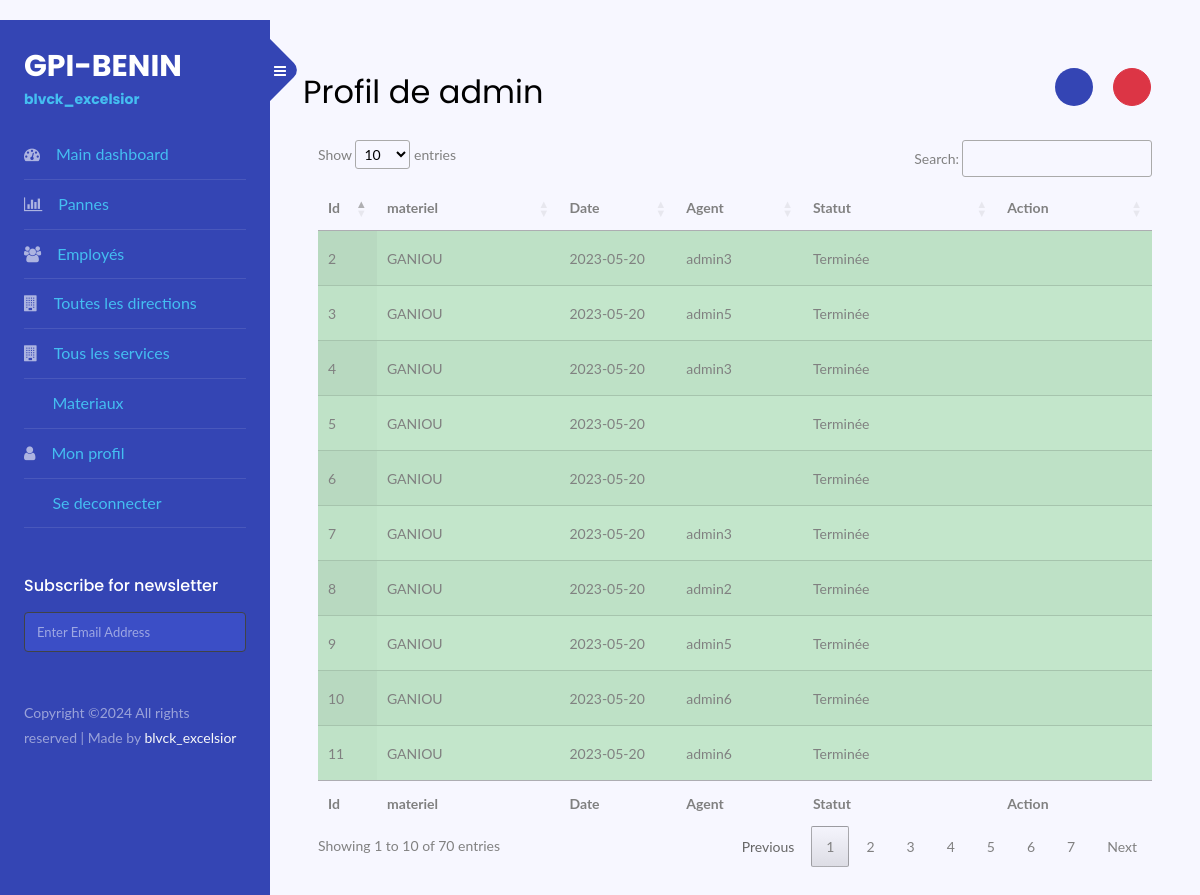
The app's page /pannes/all-panne/ (signed in) with its own data.
### users/models.py (models this page shows, shortened)
class Panne(models.Model):
    agent = models.ForeignKey(Employee, verbose_name=_("Employé"), on_delete=models.SET_NULL, null=True, blank=True)
    ticket=models.OneToOneField(Ticket, verbose_name=_(""), on_delete=models.CASCADE)
    etat = models.CharField(_("Etat"), max_length=50, choices=ETATS, default="en cours")
    observation = models.CharField(_("Observation"), max_length=255, null=True, blank=True)
    created_at = models.DateTimeField(auto_now_add=True, null=True)
    updated_at = models.DateTimeField(auto_now=True)
    class Meta:
        verbose_name = 'Panne'
        verbose_name_plural = 'Pannes'

class Ticket(models.Model):
    reference = models.CharField(_("Reference"), max_length=100, unique=True)
    plaignant = models.ForeignKey(Employee, verbose_name=_("Employé"), on_delete=models.CASCADE)
    materiel =models.ForeignKey(Materiel, verbose_name=_("Materiel"), on_delete=models.CASCADE)
    priorite = models.CharField(_("Priorité du ticket :"), max_length=11, choices=PRIORITES)
    description = models.TextField(_("Description"), null=True, blank=True)
    created_at = models.DateTimeField(auto_now_add=True, null=True)
    updated_at = models.DateTimeField(auto_now=True)
    class Meta:
        verbose_name = 'Ticket'
        verbose_name_plural = 'Tickets'

class Materiel(models.Model):
    nom = models.CharField(_("Nom"), max_length=50, unique=True)
    marque = models.CharField(_("Marque"), max_length=50)
    modele = models.CharField(_("Modèle"), max_length=50)
    type = models.CharField(_("Type de Matériel"), max_length=50, null=True, blank=True)
    annee_mise_en_service = models.CharField(_("Année de mise en service"), max_length=4, default="2023", validators=[validator_min_length])
    etat_fonctionnement = models.CharField(_("Etat de fonctionnement"), max_length=50, choices=ETAT_FONCTIONNEMENT, default='Normal')
    image = models.FileField(_("Images"), upload_to="uploads/materiels", max_length=100, null=True, blank=True)
    utilisateur = models.ForeignKey(Employee, verbose_name=_("Employe"), on_delete=models.SET_NULL, null=True, blank=True)
    created_at = models.DateTimeField(auto_now_add=True, null=True)
    updated_at = models.DateTimeField(auto_now=True)
    class Meta:
        verbose_name = _("Materiel")
        verbose_name_plural = _("Materiels")
    def __str__(self):
        return self.nom

class Employee(models.Model):
    user=models.OneToOneField(User, verbose_name=_("Employee"), on_delete=models.CASCADE)
    direction_employee = models.ForeignKey(Direction, verbose_name=_("Direction"), on_delete=models.SET_NULL, null=True, blank=True)
    service_employee = models.ForeignKey("Service", verbose_name=_("Service"), on_delete=models.SET_NULL, null=True, blank=True)
    bureau = models.CharField(_("Numero du bureau"), max_length=50)
    poste = models.CharField(_("Poste"), choices=POSTES, max_length=50, default="Employé")
    contact = models.CharField(_("Numero de telephone"), max_length=50, null=True, blank=True)
    adresse = models.CharField(_("Adresse"), max_length=50, null=True, blank=True, validators=[validator_min_length])
    created_at = models.DateTimeField(auto_now_add=True, null=True)
    updated_at = models.DateTimeField(auto_now=True)

### pannes/views.py (the view, shortened to what this page needs)
# urls.py: path("all-panne/", views.PanneListView.as_view(), name="all-panne"),
class PanneListView(LoginRequiredMixin, View):
    template_name = "pannes/allpannes.html"
    def get(self, request, *args, **kwargs):
        user = request.user
        if user.is_superuser:
            pannes = Panne.objects.all()
            agents = Employee.objects.filter(direction_employee__code="DSI")
            context ={"pannes":pannes, "agents": agents}
        else:
            agent=Employee.objects.get(user=user)
            pannes = Panne.objects.filter(agent=agent)
            context ={"pannes":pannes}
        return render(request, self.template_name, context)

### templates/pannes/allpannes.html (shortened to what this page needs)
{% extends 'profile2.html' %}
{% load static %}
{% block main %}
<table id="example" class="display nowrap" style="width:100%">
  <thead>
    <tr>
      <th>Id</th>
      <th>materiel</th>
      <th>Date</th>
      <th>Agent</th>
      <th>Statut</th>
      <th>Action</th>
    </tr>
  </thead>
  <tbody id="data-table-body">
    {% for panne in pannes %}
    {% if panne.etat == "termine" %}
    <tr class="table-success">
    {%  else %}
    <tr>
    {% endif %}
        <td>{{ panne.id }}</td>
        <td>{{ panne.ticket.materiel }}</td>
        <td>{{ panne.ticket.created_at|date:'Y-m-d' }}</td>
        <td class="agent-td">
          {% if panne.agent %}
            {{ panne.agent.user.username }}
          {% endif %}
        </td>
        <td>
          {% if panne.etat == "termine" %}
          Terminée
          {% else %}
          En cours de traitement
          {% endif %}
        </td>
        <td>
          <button type="button" class="btn" id="panneObservationPk" data-id="{{ panne.id }}" data-bs-toggle="modal" data-bs-target="#observationModal" data-bs-whatever="@mdo">
            <i class="bi bi-question-circle text-warning"></i>
          </button>
        </td>
      </tr>
    {% endfor %}
  </tbody>
  <tfoot>
    <tr>
      <th>Id</th>
      <th>materiel</th>
      <th>Date</th>
      <th>Agent</th>
      <th>Statut</th>
      <th>Action</th>
    </tr>
  </tfoot>
</table>
{% endblock %}

### templates/profile2.html (shortened to what this page needs)
{% load static %}
<!doctype html>
<html lang="en">
  <head>
	<link rel="stylesheet" href="https://cdnjs.cloudflare.com/ajax/libs/font-awesome/4.7.0/css/font-awesome.css" />
	<link rel="stylesheet" href="https://stackpath.bootstrapcdn.com/font-awesome/4.7.0/css/font-awesome.min.css">
	<link rel="stylesheet" href="{% static "css/styles.css"%}">
	<link rel="stylesheet" href="{% static "css/jquery.dataTables.min.css"%}">
	<link rel="stylesheet" href="{% static "css/style.css"%}">
  </head>
  <body>
		<div class="wrapper d-flex align-items-stretch">
			<nav id="sidebar">
				<div class="custom-menu">
					<button type="button" id="sidebarCollapse" class="btn btn-primary">
	          <i class="fa fa-bars"></i>
	        </button>
        </div>
				<div class="p-4">
		  		<h1><a href="index.html" class="logo">GPI-BENIN <span>blvck_excelsior</span></a></h1>
	        <ul class="list-unstyled components mb-5">
			  {% if request.user.groups.all.0.name == "Agents"  or user.is_superuser%}
			  <li class="">
	            <a href="{% url "employees:profile" %}" class="" aria-current="true"><i class="fa fa-tachometer mr-3"></i><span>Main dashboard</span></a>
	          </li>
	          <li>
                <a href="{% url "pannes:all-panne" %}" class=""><i class="fa fa-bar-chart mr-3"></i><span>Pannes</span></a>
	          </li>
			  {% endif %}
			  {% if request.user.is_superuser %}
			  <li>
                <a href="{% url "employees:list-employee" %}" class=""><i class="fa fa-users mr-3"></i><span>Employés</span></a>
	          </li>
	          <li>
                <a href="{% url "directions:list-direction" %}" class=""><i class="fa fa-building mr-3 "></i><span>Toutes les directions</span></a>
	          </li>
			  <li>
                <a href="{% url "services:list-service" %}" class=""><i class="fa fa-building mr-3 "></i><span>Tous les services</span></a>
	          </li>
			  {% endif %}
			  {% if request.user.groups.all.0.name == "Agents"  or user.is_superuser%}
			  <li>
                <a href="{% url "materiels:list-materiel" %}" class=""><i class="bi bi-wrench-adjustable-circle mr-3"></i><span>Materiaux</span></a>
	          </li>
			  {% endif %}
	          <li>
                <a href="{% url "employees:user-profile" %}" class="" aria-current="true"><i class="fa fa-user mr-3"></i><span>Mon profil</span></a>
	          </li>
			  <li>
                <a href="{% url "employees:logout" %}" class="" aria-current="true"><i class="bi bi-box-arrow-right mr-3"></i><span>Se deconnecter</span></a>
	          </li>
	        </ul>
	        <div class="mb-5">
						<h3 class="h6 mb-3">Subscribe for newsletter</h3>
				<form action="#" class="subscribe-form">
					<div class="form-group d-flex">
						<input type="text" class="form-control" placeholder="Enter Email Address">
					</div>
	          	</form>
			</div>
	        <div class="footer">
	        	<p>
						  Copyright &copy; All rights reserved | Made by  <a class="text-decoration-none text-light" href="https://github.com/20Frederic20" target="_blank">blvck_excelsior</a>
						  </p>
	        </div>
	      </div>
    	</nav>
      	<div id="content" class="p-4 p-md-5">
        	<div class="row justify-content-between">
				<h2 class="mb-4">Profil de {{ user.username }}</h2>
				<div>
					<button class="btn btn-gpi-primary rounded-pill mr-3"><a class="text-decoration-none text-light fw-bold fs-5" href="{% url "employees:index" %}"> <i class="bi bi-house-door-fill"></i>  </a></button>
					<button class="btn btn-danger rounded-pill mr-3"><a class="text-decoration-none text-light fw-bold fs-5" href="{% url "employees:logout" %}"><i class="bi bi-box-arrow-right"></i></a></button>
				</div>
			</div>
			{% block main %}{% endblock main %}
		</div>
	</div>
</body>
</html>

### static/css/style.css (style rules this page uses)
body { font-family: Lato, sans-serif !important; }
body { background-color: #fbfbfb; }
body { margin-top: 20px; background-color: #f7f7ff; }
.btn-gpi-primary { background-color: #3445b4 !important; opacity: 1; color: #fff !important; }

### records on screen
Panne: id "2", ticket.materiel "GANIOU", ticket.created_at "2023-05-20", agent.user.username "admin3", etat "Terminée"
Panne: id "3", ticket.materiel "GANIOU", ticket.created_at "2023-05-20", agent.user.username "admin5", etat "Terminée"
Panne: id "4", ticket.materiel "GANIOU", ticket.created_at "2023-05-20", agent.user.username "admin3", etat "Terminée"
Panne: id "5", ticket.materiel "GANIOU", ticket.created_at "2023-05-20", etat "Terminée"
Panne: id "6", ticket.materiel "GANIOU", ticket.created_at "2023-05-20", etat "Terminée"
Panne: id "7", ticket.materiel "GANIOU", ticket.created_at "2023-05-20", agent.user.username "admin3", etat "Terminée"
Panne: id "8", ticket.materiel "GANIOU", ticket.created_at "2023-05-20", agent.user.username "admin2", etat "Terminée"
Panne: id "9", ticket.materiel "GANIOU", ticket.created_at "2023-05-20", agent.user.username "admin5", etat "Terminée"
Panne: id "10", ticket.materiel "GANIOU", ticket.created_at "2023-05-20", agent.user.username "admin6", etat "Terminée"
Panne: id "11", ticket.materiel "GANIOU", ticket.created_at "2023-05-20", agent.user.username "admin6", etat "Terminée"

### other values on screen
{{ user.username }} "admin"
